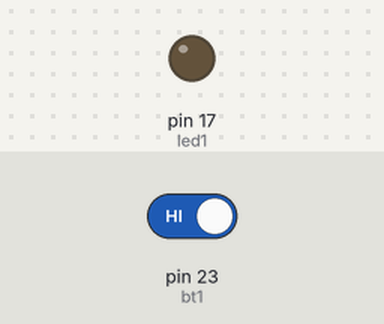
The sketch below on a simulated Arduino Mega 2560, built with avr-gcc and run on an emulated ATmega2560. Parts: output pins drawn as LEDs (lit = HIGH). The test bench sets the inputs (shaded band); at power-on: pin 23 (bt1) HIGH.

Above: at 1.2 s.
1.3 s: pin 23 (bt1) driven LOW
At 2.4 s:
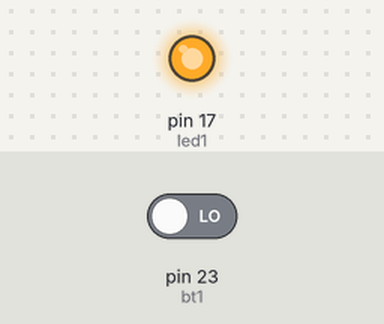
2.8 s: pin 23 (bt1) driven HIGH
At 3.5 s:
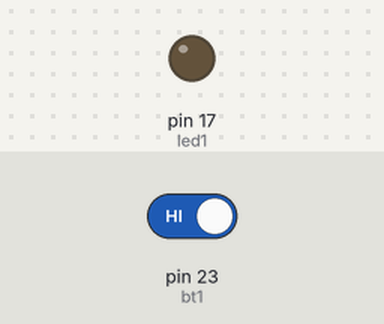
Timing chart, 0 to 5.8 s (numbered marks = the images above; inputs shaded):
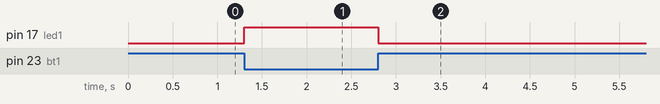

The sketch:

push2.ino
```cpp
#include <Arduino.h>
int led1 = 17;
int bt1 = 23;

void setup() {
  pinMode(led1,OUTPUT);
  pinMode(bt1,INPUT);
}

void loop() {
  //configuración pull up externamente
  if (digitalRead(bt1)==0)
  {
    digitalWrite(led1,HIGH);
  }
  else digitalWrite(led1,LOW);

}
```

7seg_obstaculos.cpp
```cpp
#include <Arduino.h>
int obst = 4;
int p = 0;
int pin7seg[7] = {17, 15, 18, 19, 21, 22, 23}; // a,b,c,d,e,f,g
/*
      a           ──
    f   b        |  |
      g           ──
    e   c        |  |
      d           ──    //ascii 196
*/
int segAC[10][7] = {
    // 7seg anodo comun
    {0, 0, 0, 0, 0, 0, 1}, // 0
    {1, 0, 0, 1, 1, 1, 1}, // 1
    {0, 0, 1, 0, 0, 1, 0}, // 2
    {0, 0, 0, 0, 1, 1, 0}, // 3
    {1, 0, 0, 1, 1, 0, 0}, // 4
    {0, 1, 0, 0, 1, 0, 0}, // 5
    {1, 1, 0, 0, 0, 0, 0}, // 6
    {0, 0, 0, 1, 1, 1, 1}, // 7
    {0, 0, 0, 0, 0, 0, 0}, // 8
    {0, 0, 0, 1, 1, 0, 0}  // 9
};

int segCC[10][7] = {
    // 7seg catodo comun
    {1, 1, 1, 1, 1, 1, 0}, // 0
    {0, 1, 1, 0, 0, 0, 0}, // 1
    {1, 1, 0, 1, 1, 0, 1}, // 2
    {1, 1, 1, 1, 0, 0, 1}, // 3
    {0, 1, 1, 0, 0, 1, 1}, // 4
    {1, 0, 1, 1, 0, 1, 1}, // 5
    {0, 0, 1, 1, 1, 1, 1}, // 6
    {1, 1, 1, 0, 0, 0, 0}, // 7
    {1, 1, 1, 1, 1, 1, 1}, // 8
    {1, 1, 1, 0, 0, 1, 1}  // 9
};

void setup()
{
  for (int i = 0; i < 7; i++)
  {
    pinMode(pin7seg[i], OUTPUT);
  }
  pinMode(obst, INPUT);
  for (int j = 0; j < 7; j++)
      {
        digitalWrite(pin7seg[j], segAC[0][j]);
      }
}

void loop()
{
  if (!(digitalRead(obst)))
  {
    delay(25);
    if ((digitalRead(obst)))
    {
      if (p < 9)
        p++;
      else
        p = 0;
      for (int j = 0; j < 7; j++)
      {
        digitalWrite(pin7seg[j], segAC[p][j]);
      }
    }
  }
}
```

Measured:
- after the input at 1.3 s, pin 17 (led1): LOW → HIGH at once
- after the input at 2.8 s, pin 17 (led1): HIGH → LOW at once
